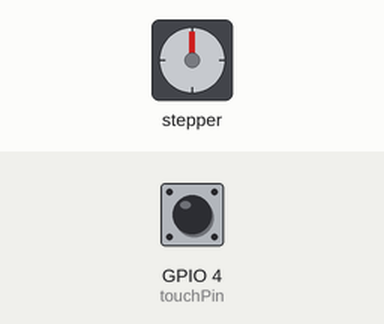
This sketch was run on a simulated ESP32. Parts: stepper motor. Inputs (shaded band) come from the test bench; at power-on: GPIO 4 (touchPin) HIGH. Stepper angles assume 4096 steps per turn; what the sketch prints to the serial monitor is not drawn.

Above: at 4.2 s.
4.3 s: GPIO 4 (touchPin) pulled LOW for 0.15 s
Timing chart, 0 to 22.4 s (numbered marks = the images above; inputs shaded):
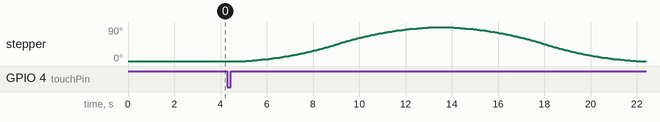

Measured:
- after the input at 4.3 s, stepper: turns 89° clockwise in 7.9 s, then 1° clockwise in 0.00 s, then 1° counter-clockwise in 0.00 s, then 89° counter-clockwise in 7.9 s

The sketch:

202303.ino
```cpp
#include <AccelStepper.h>
#include <MPU6050_tockn.h>
#include <Wire.h>
const int in1 = 5, in2 = 18, in3 = 19, in4 = 23;
const int stepMode = 8;
const int threshold = 20;
const int touchPin = T0;
bool touchDetected = false;
bool touch1done = false;
bool touch2done = false;
bool unmoveed = true;
int touchnumber = 0;
AccelStepper stepper(stepMode, in1, in3, in2, in4);
MPU6050 mpu6050(Wire);

void setup() {
  touchAttachInterrupt(touchPin, touchDoing, threshold);
  stepper.setMaxSpeed(800);
  stepper.setAcceleration(50.0);
  Serial.begin(115200);
  Wire.begin();
  mpu6050.begin();
  mpu6050.calcGyroOffsets(true);
}

void loop() {
  while (unmoveed) {
    Touch();
    if (touchnumber == 1 && !touch1done) {
      run(1024);
      run(0);
      touch1done = true;
    } else if (touchnumber == 3 && !touch2done) {  //至于问什么是3而不是2,别问，特性
      run(-1024);
      run(0);
      touch2done = true;
      unmoveed = false;
    }
  }
  getGyro();
}

void run(int steps) {
  stepper.moveTo(steps);
  while (stepper.distanceToGo() != 0) {
    Serial.println(stepper.currentPosition());
    stepper.run();
  }
}

void touchDoing() {
  touchDetected = true;
}

void Touch() {
  Serial.println(touchnumber);
  int touchValue = touchRead(touchPin);
  Serial.print("Touch Value: ");
  Serial.println(touchValue);
  if (touchDetected) {
    Serial.println("Touch detected!");
    touchDetected = false;
    touchnumber++;
    delay(300);
  }
}

void getGyro() {
  mpu6050.update();
  Serial.print("only gyro: ");
  Serial.println(mpu6050.getGyroX());
  if (mpu6050.getGyroX() > 45 && mpu6050.getGyroX() > -45) {
    run(0);
  }
  else if (mpu6050.getGyroX() > 90) {
    run(1024);
  } else if (mpu6050.getGyroX() < -90) {
    run(-1024);
  }
}
```
